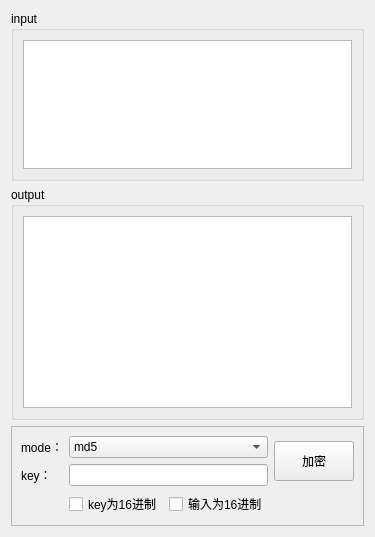
          <widget class="QWidget" name="tab_20">
           <attribute name="title">
            <string>hmac</string>
           </attribute>
           <layout class="QGridLayout" name="gridLayout_68">
            <item row="0" column="0">
             <widget class="QGroupBox" name="groupBox_37">
              <property name="maximumSize">
               <size>
                <width>16777215</width>
                <height>170</height>
               </size>
              </property>
              <property name="title">
               <string>input</string>
              </property>
              <layout class="QGridLayout" name="gridLayout_67">
               <item row="0" column="0">
                <widget class="QPlainTextEdit" name="txthmac_input"/>
               </item>
              </layout>
             </widget>
            </item>
            <item row="1" column="0">
             <widget class="QGroupBox" name="groupBox_36">
              <property name="maximumSize">
               <size>
                <width>16777215</width>
                <height>16777215</height>
               </size>
              </property>
              <property name="title">
               <string>output</string>
              </property>
              <layout class="QGridLayout" name="gridLayout_65">
               <item row="0" column="0">
                <widget class="QPlainTextEdit" name="txthmac_output">
                 <property name="readOnly">
                  <bool>true</bool>
                 </property>
                </widget>
               </item>
              </layout>
             </widget>
            </item>
            <item row="2" column="0">
             <widget class="QFrame" name="frame_15">
              <property name="minimumSize">
               <size>
                <width>0</width>
                <height>60</height>
               </size>
              </property>
              <property name="maximumSize">
               <size>
                <width>16777215</width>
                <height>100</height>
               </size>
              </property>
              <property name="frameShape">
               <enum>QFrame::StyledPanel</enum>
              </property>
              <property name="frameShadow">
               <enum>QFrame::Raised</enum>
              </property>
              <layout class="QGridLayout" name="gridLayout_66">
               <item row="2" column="2">
                <widget class="QCheckBox" name="chkhmac_ishex">
                 <property name="maximumSize">
                  <size>
                   <width>150</width>
                   <height>16777215</height>
                  </size>
                 </property>
                 <property name="text">
                  <string>输入为16进制</string>
                 </property>
                </widget>
               </item>
               <item row="0" column="0">
                <widget class="QLabel" name="label_14">
                 <property name="maximumSize">
                  <size>
                   <width>80</width>
                   <height>16777215</height>
                  </size>
                 </property>
                 <property name="text">
                  <string>mode：</string>
                 </property>
                </widget>
               </item>
               <item row="0" column="1" colspan="2">
                <widget class="QComboBox" name="cmbhmac">
                 <property name="maximumSize">
                  <size>
                   <width>300</width>
                   <height>16777215</height>
                  </size>
                 </property>
                 <item>
                  <property name="text">
                   <string>md5</string>
                  </property>
                 </item>
                 <item>
                  <property name="text">
                   <string>sha1</string>
                  </property>
                 </item>
                 <item>
                  <property name="text">
                   <string>sha224</string>
                  </property>
                 </item>
                 <item>
                  <property name="text">
                   <string>sha256</string>
                  </property>
                 </item>
                 <item>
                  <property name="text">
                   <string>sha512</string>
                  </property>
                 </item>
                </widget>
               </item>
               <item row="1" column="1" colspan="2">
                <widget class="QLineEdit" name="txthmac_key">
                 <property name="maximumSize">
                  <size>
                   <width>300</width>
                   <height>16777215</height>
                  </size>
                 </property>
                </widget>
               </item>
               <item row="1" column="0">
                <widget class="QLabel" name="label_15">
                 <property name="maximumSize">
                  <size>
                   <width>80</width>
                   <height>16777215</height>
                  </size>
                 </property>
                 <property name="text">
                  <string>key：</string>
                 </property>
                </widget>
               </item>
               <item row="2" column="1">
                <widget class="QCheckBox" name="chkhmac_key_ishex">
                 <property name="maximumSize">
                  <size>
                   <width>150</width>
                   <height>16777215</height>
                  </size>
                 </property>
                 <property name="text">
                  <string>key为16进制</string>
                 </property>
                </widget>
               </item>
               <item row="0" column="3" rowspan="2">
                <widget class="QPushButton" name="btnhmac_calc">
                 <property name="minimumSize">
                  <size>
                   <width>0</width>
                   <height>40</height>
                  </size>
                 </property>
                 <property name="maximumSize">
                  <size>
                   <width>120</width>
                   <height>40</height>
                  </size>
                 </property>
                 <property name="toolTip">
                  <string/>
                 </property>
                 <property name="text">
                  <string>加密</string>
                 </property>
                </widget>
               </item>
              </layout>
             </widget>
            </item>
           </layout>
          </widget>
